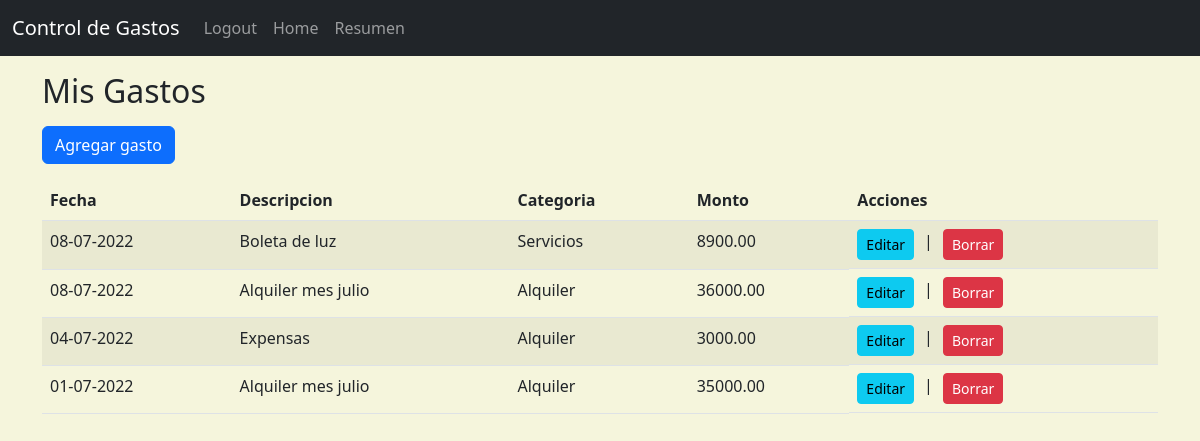
Page / (signed in) on the earlier database version.
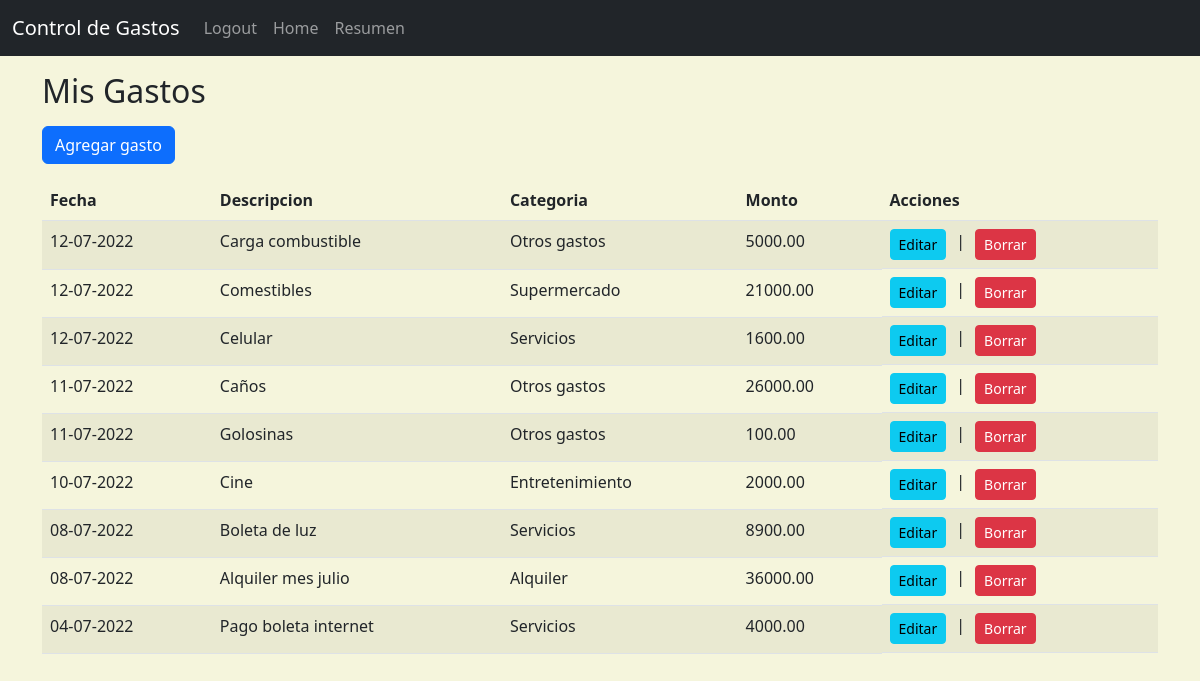
Same page on the later database version.
### website/models.py (models this page shows)
class Spent(db.Model):
    id = db.Column(db.Integer, primary_key=True)
    date = db.Column(db.DateTime(timezone=True), default=func.now())
    description = db.Column(db.String(10000))
    amount = db.Column(db.Numeric(precision=2, scale=None,
                       decimal_return_scale=None, asdecimal=True))
    user_id = db.Column(db.Integer, db.ForeignKey('user.id'), nullable=False)
    category_id = db.Column(db.Integer, db.ForeignKey(
        'category.id'), nullable=False)
    category = db.relationship('Category',
                               backref=db.backref('spents', lazy=True))

class Category(db.Model):
    id = db.Column(db.Integer, primary_key=True)
    description = db.Column(db.String(100))
    def __repr__(self):
        return self.description

### website/views.py (the view)
@views.route('/')
@login_required
def home():
    spents = Spent.query.filter(Spent.user_id == current_user.id)
    spents = spents.order_by(Spent.date.desc())
    return render_template('home.html', user=current_user, spents=spents)

### website/__init__.py (called while the page is built)
def create_app():
    load_dotenv()
    app = Flask(__name__)
    app.config['SECRET_KEY'] = os.getenv("SECRET_KEY")
    app.config['SQLALCHEMY_DATABASE_URI'] = f'sqlite:///{DB_NAME}'
    app.config['SQLALCHEMY_TRACK_MODIFICATIONS'] = False
    db.init_app(app)
    csrf.init_app(app)
    from .views import views
    from .auth import auth
    app.register_blueprint(views, url_prefix='/')
    app.register_blueprint(auth, url_prefix='/')
    from .models import User, Spent, Category
    login_manager = LoginManager()
    login_manager.login_view = 'auth.login'
    login_manager.init_app(app)
    @login_manager.user_loader
    def load_user(id):
        return User.query.get(int(id))
    create_database(app)
    return app

### website/templates/home.html (shortened to what this page needs)
{% extends "base.html" %}
{% block content %}
<h2 class="mb-3 mt-3">Mis Gastos</h2>
<a href="{{url_for('views.new')}}" class="btn btn-primary mb-3"
  >Agregar gasto</a
>
<table class="table table-striped">
  <thead>
    <tr>
      <th>Fecha</th>
      <th>Descripcion</th>
      <th>Categoria</th>
      <th>Monto</th>
      <th>Acciones</th>
    </tr>
  </thead>
  <tbody>
    {% for spent in spents %}
    <tr>
      <td>{{ spent.date.strftime("%d-%m-%Y") }}</td>
      <td>{{ spent.description }}</td>
      <td>{{ spent.category }}</td>
      <td>{{ '%.2f'|format(spent.amount) }}</td>
      <td style="display: flex; gap: 10px">
        <a href="/edit/{{spent.id}}" class="btn btn-info btn-sm">Editar</a>|
        <form action="{{url_for('views.delete', id=spent.id)}}" method="POST">
          <input
            type="submit"
            value="Borrar"
            onclick="return confirm('¿Seguro desea borrar esta entrada?')"
            class="btn btn-danger btn-sm"
          />
        </form>
      </td>
    </tr>
    {% endfor %}
  </tbody>
</table>
{% endblock %}

### website/templates/base.html (shortened to what this page needs)
<!DOCTYPE html>
<html lang="en">
  <head>
    <link
      href="https://cdn.jsdelivr.net/npm/bootstrap@5.2.0-beta1/dist/css/bootstrap.min.css"
      rel="stylesheet"
    />
  </head>
  <body style="background-color: beige">
    <nav class="navbar navbar-expand-lg navbar-dark bg-dark">
      <div class="container-fluid">
        <a class="navbar-brand" href="/">Control de Gastos</a>
        <div class="collapse navbar-collapse" id="navbarSupportedContent">
          <ul class="navbar-nav me-auto mb-2 mb-lg-0">
            {% if not user.is_authenticated %}
            <li class="nav-item">
              <a class="nav-link" aria-current="page" id="login" href="/login"
                >Login</a
              >
            </li>
            <li class="nav-item">
              <a class="nav-link" id="signUp" href="/sign-up">Sign Up</a>
            </li>
            {% else %}
            <li class="nav-item">
              <a class="nav-link" id="logout" href="/logout">Logout</a>
            </li>
            <li class="nav-item">
              <a class="nav-link" id="home" href="/">Home</a>
            </li>
            <li class="nav-item">
              <a
                href="{{url_for('views.resumen')}}"
                id="resumen"
                class="nav-link"
                >Resumen</a
              >
            </li>
            {% endif %}
          </ul>
        </div>
      </div>
    </nav>
    <div class="container">{% block content %} {% endblock %}</div>
  </body>
</html>

Differences in the rows shown:
removed Spent: date "01-07-2022", description "Alquiler mes julio", category "Alquiler", amount "35000.00"
added Spent: date "12-07-2022", description "Carga combustible", category "Otros gastos", amount "5000.00"
added Spent: date "12-07-2022", description "Comestibles", category "Supermercado", amount "21000.00"
added Spent: date "12-07-2022", description "Celular", category "Servicios", amount "1600.00"
added Spent: date "11-07-2022", description "Caños", category "Otros gastos", amount "26000.00"
added Spent: date "11-07-2022", description "Golosinas", category "Otros gastos", amount "100.00"
added Spent: date "10-07-2022", description "Cine", category "Entretenimiento", amount "2000.00"
changed Spent: description "Expensas" → "Pago boleta internet"; category "Alquiler" → "Servicios"; amount "3000.00" → "4000.00"
